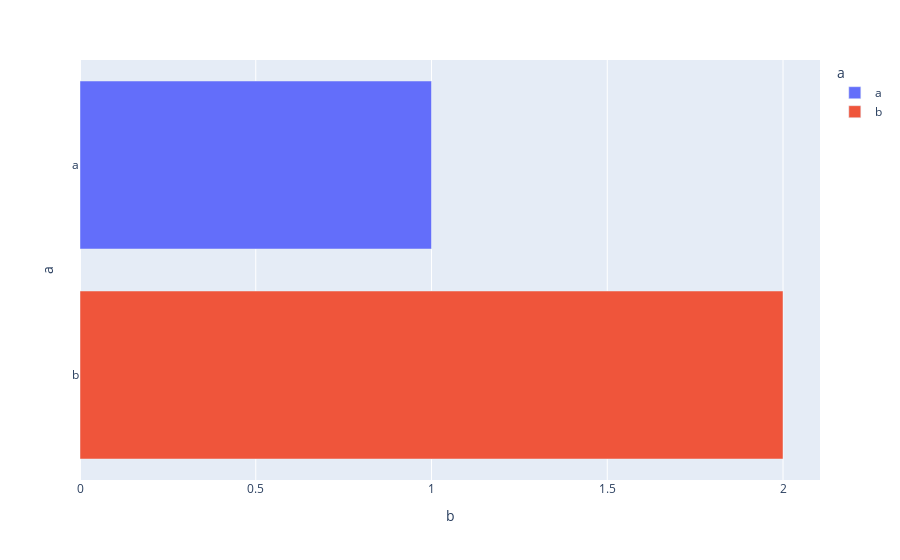

Notebook code cell kept with this figure:
### Code cell
px.bar(
    dict(a=["a","b"], b=[1,2]),
    y="a", x="b", orientation="h", color="a"
)

### Figure 1 — Plotly figure (JSON) as saved in the notebook; plotly's stock layout.template omitted (floating-point values rounded to 4 significant figures)
{"data": [{"alignmentgroup": "True", "hovertemplate": "a=%{y}<br>b=%{x}<extra></extra>", "legendgroup": "a", "marker": {"color": "#636efa"}, "name": "a", "offsetgroup": "a", "orientation": "h", "showlegend": true, "textposition": "auto", "type": "bar", "x": [1], "xaxis": "x", "y": ["a"], "yaxis": "y"}, {"alignmentgroup": "True", "hovertemplate": "a=%{y}<br>b=%{x}<extra></extra>", "legendgroup": "b", "marker": {"color": "#EF553B"}, "name": "b", "offsetgroup": "b", "orientation": "h", "showlegend": true, "textposition": "auto", "type": "bar", "x": [2], "xaxis": "x", "y": ["b"], "yaxis": "y"}], "layout": {"autosize": true, "barmode": "relative", "legend": {"title": {"text": "a"}, "tracegroupgap": 0}, "margin": {"t": 60}, "xaxis": {"anchor": "y", "autorange": true, "domain": [0, 1], "range": [0, 2.105], "title": {"text": "b"}, "type": "linear"}, "yaxis": {"anchor": "x", "autorange": true, "categoryarray": ["b", "a"], "categoryorder": "array", "domain": [0, 1], "range": [-0.5, 1.5], "title": {"text": "a"}, "type": "category"}}}
